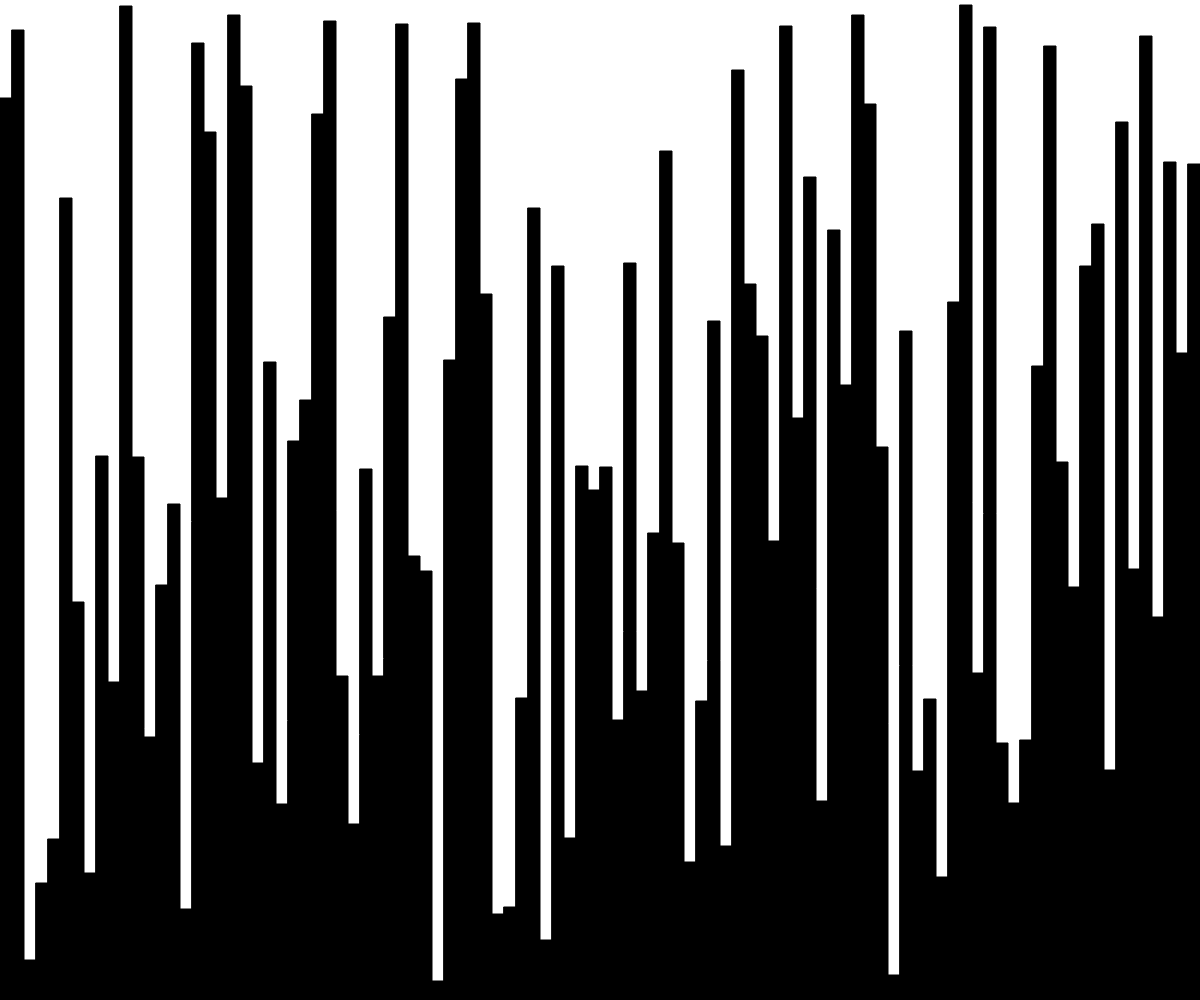
Frame 1 (no input)
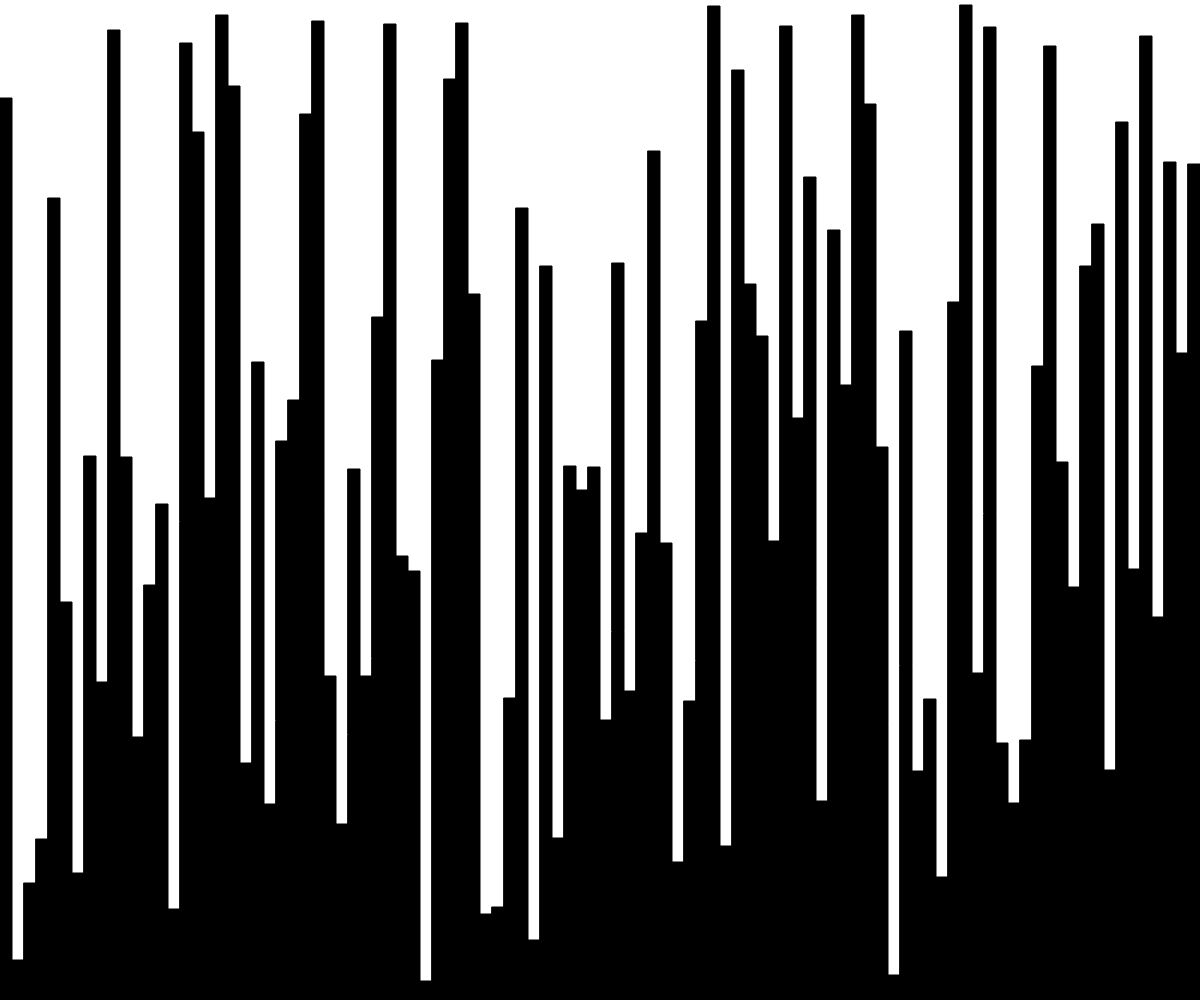
Frame 60 (no input)
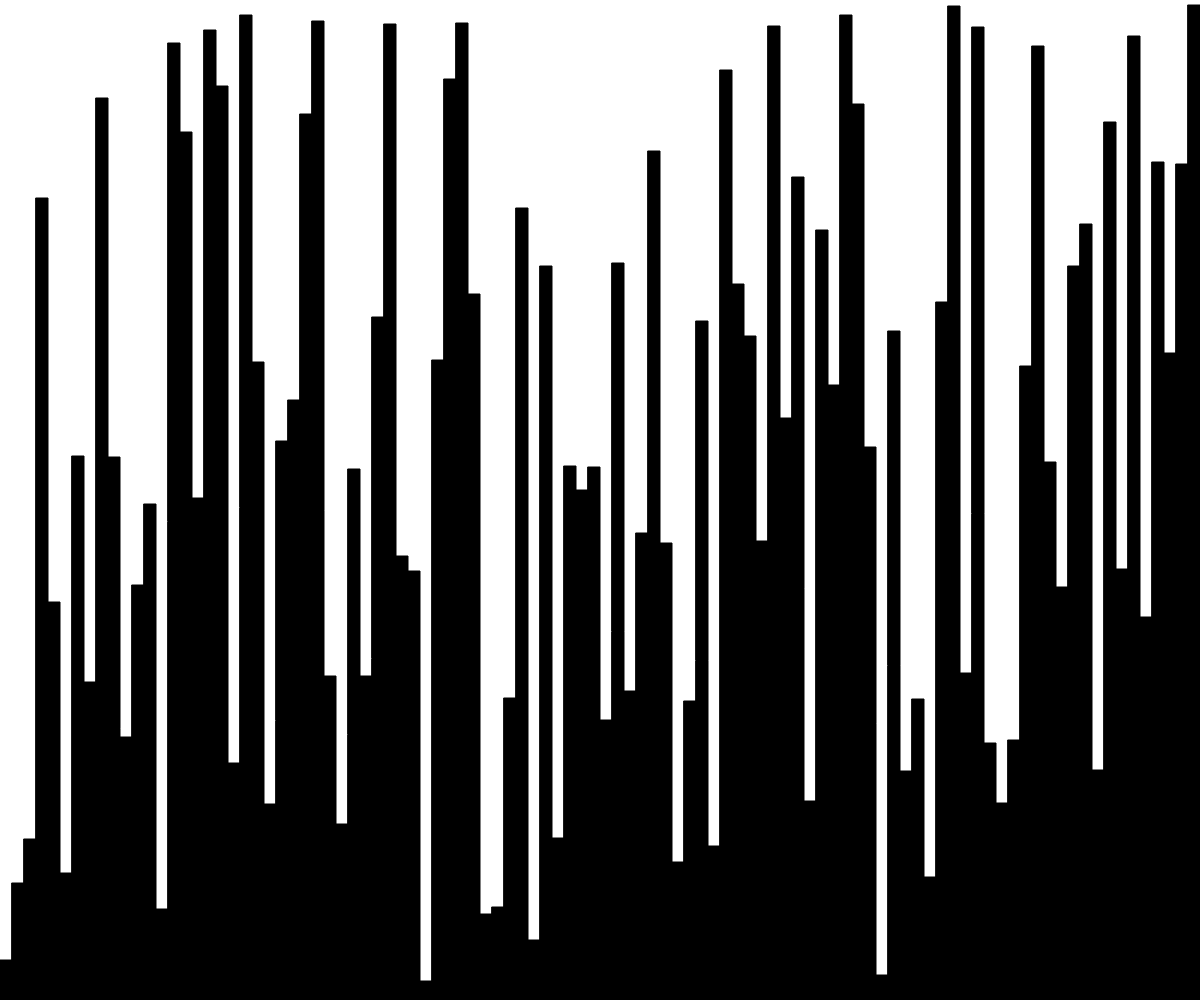
Frame 120 (the mouse pressed at the canvas centre since frame 60)

The p5.js sketch that drew these frames (run headless with seeded random() and noise() and a simulated clock; from frame 60 on, the mouse is pressed at the canvas centre):

// p5.js sketch
// ── sketch.js
var collection;
var i = j = 0;

function setup() {
	createCanvas(windowWidth, windowHeight);
	collection = new Collection(100);
}

function draw() {

	background(255);
	fill(0);
	collection.betaRender();

	// swap if needed
	let current = collection.items[j].value;
	let next = collection.items[j + 1].value;
	if(current > next) swap(j, j + 1);

	// bubble sort basis
	if(i < collection.size) {
		j++;
		if(j >= collection.size - i - 1) {
			j = 0;
			i++;
		}
	} else {
		console.log("DONE");
		noLoop();
	}

}

const swap = (i, j) => {
	let tmp = collection.items[i];
	collection.items[i] = collection.items[j];
	collection.items[j] = tmp;
}

// ── collection.js
class Collection {

    constructor(size) {
        this._size = size;
        this._items = [];
        this.generateRandomItems();
    }

    get size() {
        return this._size;
    }

    set size(size) {
        this._size = size;
    }

    get items() {
        return this._items;
    }

    set items(items) {
        this._items = items;
        this._size = items.length;
    }

    generateRandomItems() {
        for(let i = 0; i < this.size; i++) {
            let value = getRandomValue();
            this.items[i] = new Item(value);
        }
    }

    render() {
        for(let i = 0; i < this.size; i++) {
            this.items[i].render(i);
        }
    }

    betaRender() {
        for(let i = 0; i < this.size; i++) {
            this.items[i].betaRender(i, windowWidth/this.size);
        }
    }

}

const getRandomValue = () => {
    return Math.floor(Math.random() * windowHeight);
}

// ── item.js
class Item {

    constructor(value) {
        this._value = value;
    }

    set value(value) {
        this._value = value;
    }

    get value() {
        return this._value;
    }

    render(position) {
        line(position, windowHeight,
            position, windowHeight - this.value);
    }

    betaRender(position, width) {
        rect(position * width, windowHeight - this.value,
            width, this.value);
    }

}
